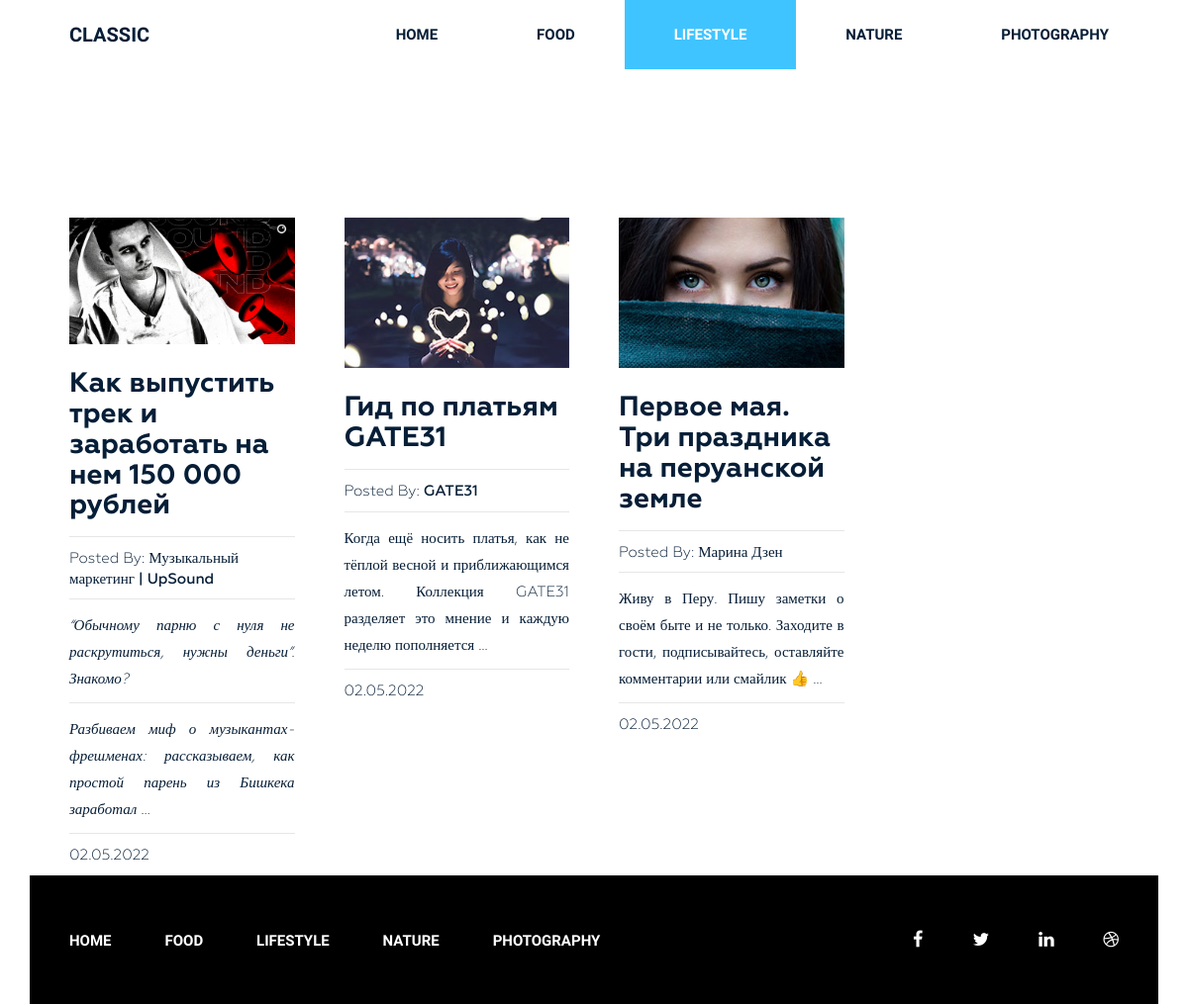
Before: /category/lifestyle/ with the older database file.
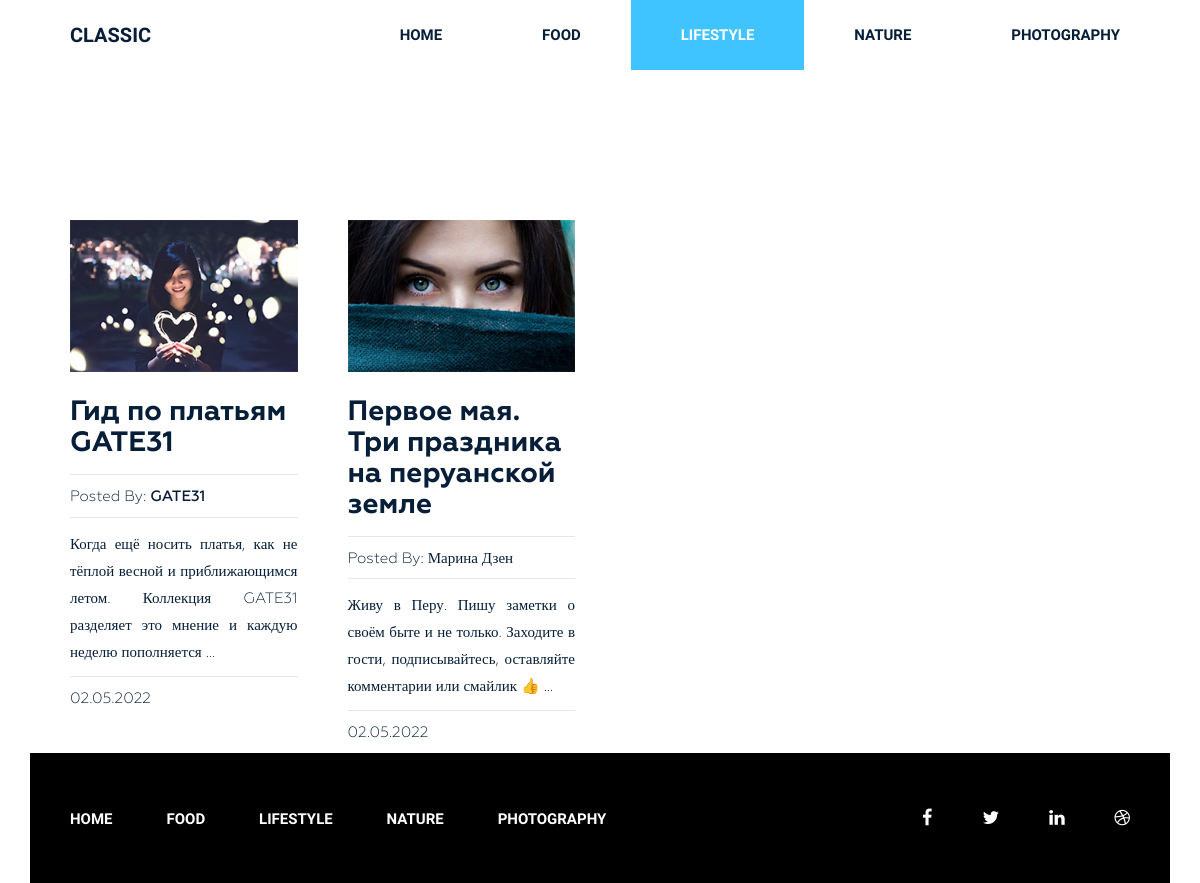
After: the same page with the newer database file.
### Burgers/models.py (models this page shows, shortened)
class Category(models.Model):
    title = models.CharField(max_length=255)
    slug = models.SlugField(max_length=255, verbose_name='Url', unique=True)
    def __str__(self):
        return self.title
    def get_absolute_url(self):
        return reverse('category', kwargs={"slug": self.slug})
    class Meta:
        ordering = ['title']
        verbose_name_plural = 'Категории'

class Post(models.Model):
    title = models.CharField(max_length=255)
    slug = models.SlugField(max_length=255)
    author = models.CharField(max_length=100)
    content = models.TextField(blank=True)
    created_at = models.DateTimeField(auto_now_add=True, verbose_name='Дата публикации')
    photo = models.ImageField(upload_to='photos/%Y/%m/%d/', blank=True)
    views = models.IntegerField(default=0, verbose_name='кол-во просмотров')
    category = models.ForeignKey(Category, on_delete=models.PROTECT, related_name='posts')
    tags = models.ManyToManyField(Tag, blank=True, related_name='posts')
    class Meta:
        ordering = ['-created_at']
        verbose_name_plural = 'Посты'
    def get_absolute_url(self):
        return reverse('post', kwargs={"slug": self.slug})

### Burgers/views.py (the view)
# urls.py: path('category/<str:slug>/', PostsByCategory.as_view(), name='category'),
class PostsByCategory(ListView):
    template_name = 'Burgers/category_list.html'
    context_object_name = 'posts'
    paginate_by = 4
    allow_empty = False
    def get_queryset(self):
        return Post.objects.filter(category__slug=self.kwargs['slug'])
    def get_context_data(self, *, object_list=None, **kwargs):
        context = super().get_context_data(**kwargs)
        context['title'] = Category.objects.get(slug=self.kwargs['slug'])
        return context

### Burgers/templatetags/menu.py (called while the page is built)
@register.inclusion_tag('Burgers/menu_tpl.html')
def show_menu(menu_class='menu'):
    categories = Category.objects.all()
    return {"categories":categories, "menu_class":menu_class}

### Burgers/templates/Burgers/category_list.html (shortened to what this page needs)
{% extends 'base.html' %}
{% load static %}
{% block content %}
<section class="blog-post-area">
    <div class="container">
        <div class="row">
            <div class="blog-post-area-style">
                {% for post in posts %}
                <div class="col-md-3">
                    <div class="single-post">
                        {% if post.photo %}
                        <img src="{{ post.photo.url }}" alt="{{post.title}}">
                        {% else %}
                        <img src="https://picsum.photos/id/1060/300/201/?blur=2" alt="{{post.title}}">
                        {% endif %}
                        <h3><a href="{{ post.get_absolute_url }}">{{ post.title }}</a></h3>
                        <h4><span>Posted By: <span class="author-name">{{ post.author }}</span></span>
                        </h4>
                        {{ post.content|truncatewords_html:20|safe }}
                        <h4><span>{{post.created_at|date:"d.m.Y"}}</span></h4>
                    </div>
                </div>
                {% endfor %}
            </div>
        </div>
    </div>
</section>
{% endblock %}

### Burgers/templates/Burgers/menu_tpl.html
<div class="{{menu_class}}">
    <ul>
        <li><a href="{% url 'home' %}">Home</a></li>
        {% for item in categories %}
        <li><a href="{{ item.get_absolute_url }}">{{ item.title }}</a></li>
        {% endfor %}
    </ul>
</div>

Changed rows visible on the page:
removed Post: photo (picture), title "Как выпустить трек и заработать на нем 150 000 рублей", author "Музыкальный маркетинг | UpSound", content "“Обычному парню с нуля не раскрутиться, нужны деньги”. Знакомо? Разбиваем миф о музыкантах-фрешменах: рассказываем, как простой парень из Бишкека заработал …", created_at "02.05.2022"
